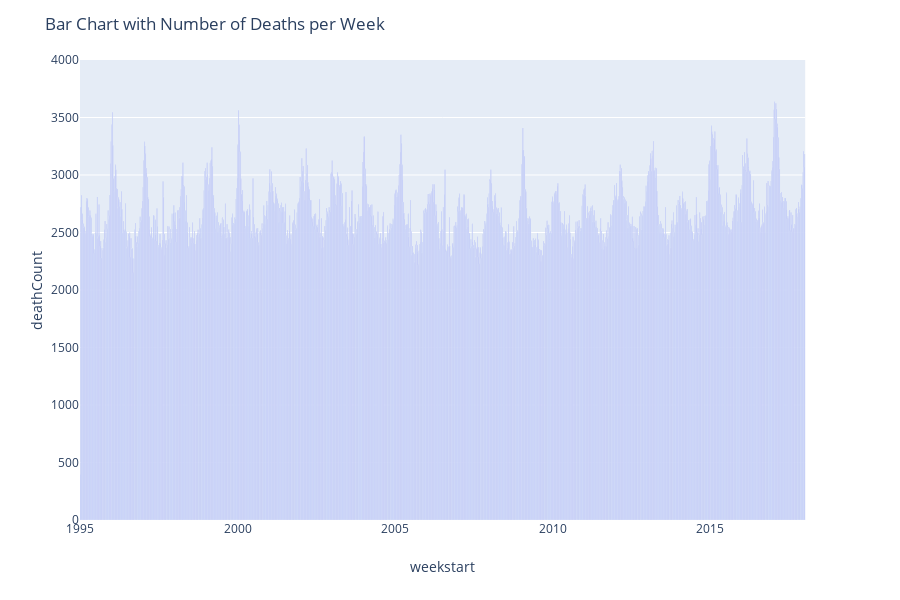

Notebook code for this chart:
### Markdown cell above
## Death Count per Week
Let's see how the number of deaths per week evolves over time in a bar chart - ranging from 1995 to 2017.

### Code cell
# aggregate data per week 
w = data.copy().resample('W').sum()  
w['weekstart'] = w.index
# draw barchart
fig = px.bar(w , x="weekstart", y="deathCount"
             , range_y=[0,4000]
             , barmode="group"
            )

fig.update_layout(
    title=go.layout.Title(
        text="Bar Chart with Number of Deaths per Week"
    ))
fig.show()

### Figure 1 — Plotly figure (JSON) as saved in the notebook; plotly's stock layout.template omitted (floating-point values rounded to 4 significant figures; data arrays with more than 128 entries replaced by an {"elided": "..."} marker saying what was removed)
{"data": [{"alignmentgroup": "True", "hoverlabel": {"namelength": 0}, "hovertemplate": "weekstart=%{x}<br>deathCount=%{y}", "legendgroup": "", "marker": {"color": "#636efa"}, "name": "", "offsetgroup": "", "orientation": "v", "showlegend": false, "textposition": "auto", "type": "bar", "x": {"elided": "1201 str values"}, "xaxis": "x", "y": {"elided": "1201 int values"}, "yaxis": "y"}], "layout": {"barmode": "group", "height": 600, "legend": {"tracegroupgap": 0}, "margin": {"t": 60}, "title": {"text": "Bar Chart with Number of Deaths per Week"}, "xaxis": {"anchor": "y", "domain": [0, 0.98], "title": {"text": "weekstart"}}, "yaxis": {"anchor": "x", "domain": [0, 1], "range": [0, 4000], "title": {"text": "deathCount"}}}}
